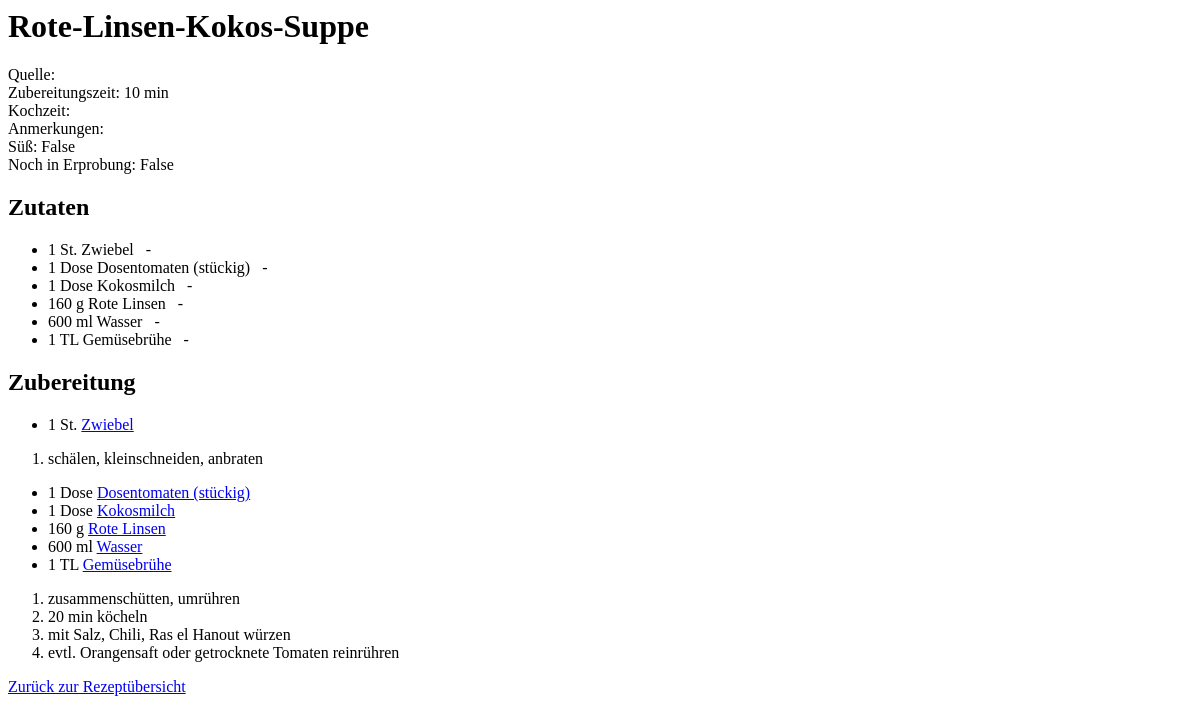
The page /recipes/2/ on the database as committed earlier.
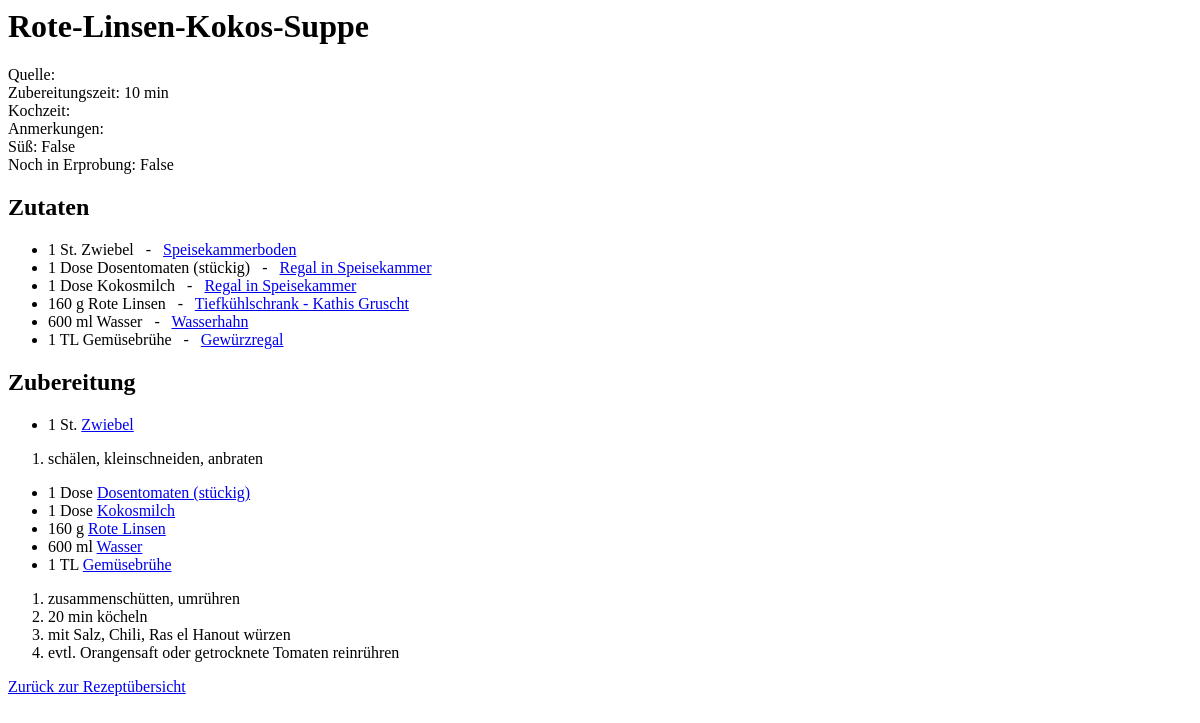
The same page on the database as committed later.
### recipes/models.py (models this page shows, shortened)
class StepIngredient(models.Model):
    step = models.ForeignKey(Step, verbose_name="Schritt", on_delete=models.CASCADE)
    ingredient = models.ForeignKey(Ingredient, verbose_name="Zutat", on_delete=models.CASCADE)
    quantity = models.CharField(max_length=200, verbose_name="Menge")
    unit = models.CharField(max_length=100, verbose_name="Einheit")
    alternatives = models.CharField(max_length=200, verbose_name="Mögliche Alternative(n)", blank=True)

class Ingredient(models.Model):
    ingredient_name = models.CharField(max_length=200, verbose_name="Zutat", unique=True)
    location1 = models.ForeignKey(Location, verbose_name="Lagerort", related_name="location1", on_delete=models.SET_NULL, blank=True, null=True)
    location2 = models.ForeignKey(Location, verbose_name="Alternativer Lagerort", related_name="location2", on_delete=models.SET_NULL, blank=True, null=True)
    image = models.ImageField(upload_to="images", verbose_name="Foto", null=True, blank=True)
    usually_stocked = models.BooleanField(default=True, verbose_name="normalerweise vorhanden", )
    alternatives = models.CharField(max_length=200, verbose_name="Mögliche Alternative(n)", blank=True)

class Location(models.Model):
    location_name = models.CharField(max_length=200, verbose_name="Lagerort", unique=True)
    image = models.ImageField(upload_to="images", verbose_name="Foto", null=True, blank=True)

### recipes/views.py (the view)
# urls.py: path("<int:pk>/", views.DetailView.as_view(), name="detail"),
class DetailView(generic.DetailView):
    model = Recipe
    def get_context_data(self, **kwargs):
        context = super().get_context_data(**kwargs)
        steps = self.object.step_set.order_by('number')
        for step in steps:
            step.ingredients = StepIngredient.objects.filter(step=step)
            step.instructions = step.instruction_set.order_by('id')
        context['steps'] = steps
        context['utensils'] = RecipeUtensil.objects.filter(recipe=self.object)
        return context

### recipes/models.py (called while the page is built)
    def __str__(self):
        return self.recipe_name

### recipes/templates/recipes/recipe_detail.html (shortened to what this page needs)
<h1> {{ recipe }} </h1>
Quelle: {{ recipe.source }} <br>
Zubereitungszeit: {{ recipe.preparation_time }} <br>
Kochzeit: {{ recipe.cooking_time }} <br>
Anmerkungen: {{ recipe.notes }} <br>
Süß: {{ recipe.sweet }} <br>
Noch in Erprobung: {{ recipe.experimental }}
<h2> Zutaten</h2>
<ul>
    {% for step in steps %}
        {% for step_ingredient in step.ingredients %}
            <li>{{ step_ingredient.quantity }} {{ step_ingredient.unit }} {{ step_ingredient.ingredient.ingredient_name }}
                &nbsp; - &nbsp;
                <a href="{% url 'recipes:ingredient' step_ingredient.ingredient.id %}">{{ step_ingredient.ingredient.location1.location_name}}</a>
            </li>
        {% endfor %}
    {% endfor %}
</ul>
<h2> Zubereitung</h2>
{% for step in steps %}
    {% if step.ingredients %}
        <ul>
            {% for step_ingredient in step.ingredients %}
                <li>{{ step_ingredient.quantity }} {{ step_ingredient.unit }}
                    <a href="{% url 'recipes:ingredient' step_ingredient.ingredient.id %}">{{ step_ingredient.ingredient.ingredient_name }}</a>
                </li>
            {% endfor %}
        </ul>
    {% endif %}
    <ol>
        {% for instruction in step.instructions %}
            <li> {{ instruction.text }} </li>
        {% endfor %}
    </ol>
{% endfor %}
<a href="{% url 'recipes:index' %}">Zurück zur Rezeptübersicht</a>

Rows that differ between the two databases and show on the page:
changed through a linked row, StepIngredient "St.": ingredient.location1.location_name (not shown) → "Speisekammerboden"
changed through a linked row, StepIngredient "Dosentomaten (stückig)": ingredient.location1.location_name (not shown) → "Regal in Speisekammer"
changed through a linked row, StepIngredient "Kokosmilch": ingredient.location1.location_name (not shown) → "Regal in Speisekammer"
changed through a linked row, StepIngredient "Rote Linsen": ingredient.location1.location_name (not shown) → "Tiefkühlschrank - Kathis Gruscht"
changed through a linked row, StepIngredient "ml": ingredient.location1.location_name (not shown) → "Wasserhahn"
changed through a linked row, StepIngredient "TL": ingredient.location1.location_name (not shown) → "Gewürzregal"
